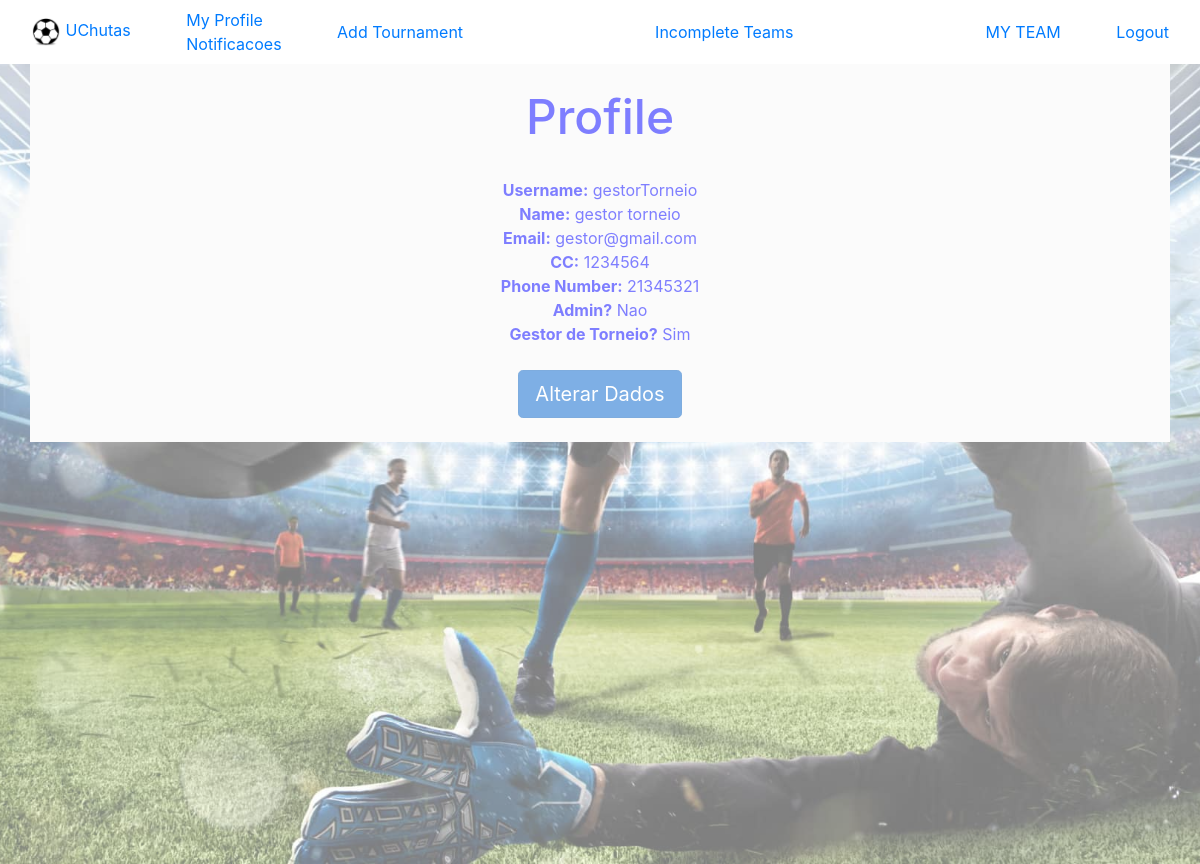
/profile/ (signed in), run on the app's committed database.
### bd/models.py (models this page shows)
class Profile(AbstractUser):
    cc = models.IntegerField(blank=False, primary_key=True)
    contacto = models.IntegerField(blank=False, default='0')
    admin = models.BooleanField(default=False)
    estado = models.BooleanField(default=True)  #confirmed ou nao
    gestor_torneio = models.BooleanField(default=False)

### bd/views.py (the view)
# urls.py: path('profile/', views.profile_view, name='bd-profile'),
def profile_view(request, pk=None):
    if pk:
        user = Profile.objects.get(pk=pk)
    else:
        user = request.user
    args = {'user': user}
    return render(request, 'profile.html', args)

### bd/templates/profile.html (shortened to what this page needs)
{% extends 'base.html' %}
{% block content %}
    <div class="container" style="background: #f8f8f8" align="center">
      <br>
      <font color="blue">
        <h2><font size="25">Profile</font></h2>
        <br>
        <b><a>Username:</a></b>
        <a>{{ user.username }}</a>
        <br>
        <b><a>Name:</a></b>
        <a>{{ user.first_name }} {{ user.last_name }}</a>
        <br>
        <b><a>Email:</a></b>
        <a>{{ user.email}}</a>
        <br>
        <b><a>CC:</a></b>
        <a>{{ user.cc }}</a>
        <br>
        <b><a>Phone Number:</a></b>
        <a>{{ user.contacto }}</a>
        <br>
        <b><a>Admin?</a></b>
        {% if not user.admin %}
                <a>Nao</a>
        {% endif %}
      <br>
        <b><a>Gestor de Torneio?</a></b>
        {% if user.gestor_torneio %}
                <a>Sim</a>
        {% endif %}
        <br><br>
        <a href={% url 'bd-changeProfile' user.pk %} class="btn btn-primary btn-lg active" role="button" aria-pressed="true">Alterar Dados</a>
      </font>
      <br><br>
    </div>
{% endblock %}

### bd/static/css/style.css (style rules this page uses)
body, html { height: 100%; }

### data on the page
Profile: username "gestorTorneio", first_name "gestor", last_name "torneio", email "gestor@gmail.com", cc "1234564", contacto "21345321"
